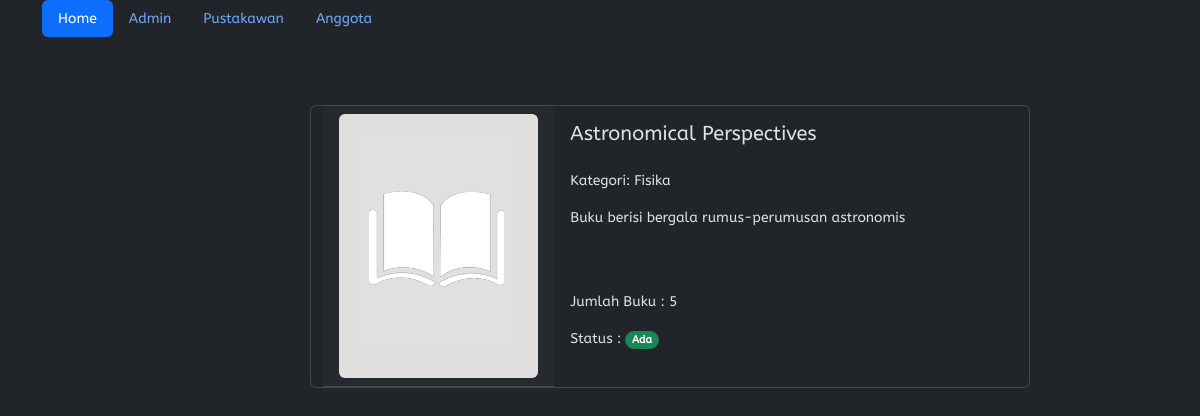
Screenshot of /php/buku/detailbuku.php?id=1 with the database file from the repository.
### tables this page shows
CREATE TABLE `t_buku` (
  `f_id` int(11) NOT NULL,
  `f_idkategori` int(11) DEFAULT NULL,
  `f_judul` varchar(200) DEFAULT NULL,
  `f_pengarang` varchar(200) DEFAULT NULL,
  `f_penerbit` varchar(200) DEFAULT NULL,
  `f_deskripsi` varchar(700) DEFAULT NULL
);

CREATE TABLE `t_kategori` (
  `f_id` int(11) NOT NULL,
  `f_kategori` varchar(200) DEFAULT NULL
);

### php/dbcontroller.php (called while the page is built, shortened)
<?php
class DBConnection {
	private $host = 'localhost';
	private $user = 'root';
	private $password = '';
	private $dbname = 'prausk_sukenmfauzan';
	public $conn;
	public function __construct() {
		$this->conn = mysqli_connect($this->host, $this->user, $this->password, $this->dbname);
	}
	public function getALL($sql)
	{
		$result = mysqli_query($this->conn, $sql);
		while ($row = mysqli_fetch_assoc($result)) {
			$data[] = $row;
		}
		if (!empty($data)) {
			return $data;
		}
	}
	public function rowCOUNT($sql)
	{
		$result = mysqli_query($this->conn, $sql);
		$count = mysqli_num_rows($result);
		return $count;
	}
}
?>

### php/buku/detailbuku.php (the view, shortened to what this page needs)
<?php
require_once '../dbcontroller.php';
$db = new DBConnection();
if(isset($_GET['id'])) {
	$idBukuURL = $_GET['id'];
}
$buku = $db->getALL("SELECT t_buku.f_id as idbuku, t_buku.f_deskripsi, t_buku.f_judul, t_kategori.f_kategori FROM t_buku, t_kategori WHERE t_buku.f_idkategori = t_kategori.f_id AND t_buku.f_id = $idBukuURL ORDER BY t_buku.f_id");
?>
<!DOCTYPE html>
<html lang="en">
<head>
	<link rel="stylesheet" href="../../assets/bootstrap-5.3.0/css/bootstrap.min.css">
	<link rel="stylesheet" href="../../style.css">
</head>
<body data-bs-theme="dark">
	<div class="container"
		<header class="d-flex justify-content-center py-3">
			<ul class="nav nav-pills">
				<li class="nav-item"><a href="../../index.php" class="nav-link active" aria-current="page">Home</a></li>
				<li class="nav-item"><a href="../../php/admin/login.php" class="nav-link">Admin</a></li>
				<li class="nav-item"><a href="../../php/pustakawan/login.php" class="nav-link">Pustakawan</a></li>
				<li class="nav-item"><a href="../../php/anggota/login.php" class="nav-link">Anggota</a></li>
			</ul>
	</div>
	<div class="list-buku">
		<div class="container-fluid">
			<div class="row">
				<?php
				foreach($buku as $data) :
					?>
					<div class="card mb-6 offset-md-3 mt-md-5" style="max-width: 720px;">
						<div class="row g-0">
							<div class="col-md-4">
								<div class="card-header"><img src="../../assets/img/default-book.png" class="card-img-top rounded" alt="..."></div>
							</div>
							<div class="col-md-8">
								<div class="card-body">
									<h6 class="card-title mb-3 fs-5"><?= $data['f_judul']; ?></h6>
									<p class="mb-3">Kategori: <?= $data['f_kategori']; ?></p>
									<p class="card-text mb-1"><?= $data['f_deskripsi']; ?></p>
									<p>Jumlah Buku :  <?php $stokBuku = $db->rowCOUNT("SELECT * FROM t_detailbuku WHERE f_status='tersedia' AND f_idbuku = " . $data['idbuku'] . ""); echo $stokBuku; ?></p>
									<p>Status :  <?php $stokBuku = $db->rowCOUNT("SELECT * FROM t_detailbuku WHERE f_status='tersedia' AND f_idbuku = " . $data['idbuku'] . ""); if($stokBuku < 1 ) {echo '<span class="badge rounded-pill text-bg-danger">Dipinjam</span>';} else {echo '<span class="badge rounded-pill text-bg-success">Ada</span>';} ?></p>
								</div>
							</div>
						</div>
					</div>
				<?php endforeach; ?>
			</div>
		</div>
	</div>
</body>
</html>

### style.css (style rules this page uses)
* { scroll-behavior: smooth; transition: all 0.5s ease; margin: 0; padding: 0; font-family: 'ABeeZee', sans-serif; }
body { font-size: 17px; max-width: 100%; height: 100%; color: #fff; }
p { font-size: 14px; }
::placeholder { color: black; }
.list-buku { position: relative; padding: 20px; box-sizing: border-box; }

### php/buku/detailbuku.php (style rules this page uses)
body { font-size: 14px; }
.card-title { overflow-y: scroll; height: 2rem; }
.card-text { overflow-y: scroll; height: 80px; }

### rows the page displays
t_buku: f_judul "Astronomical Perspectives", f_idkategori.f_kategori "Fisika", f_deskripsi "Buku berisi bergala rumus-perumusan astronomis", stokBuku "5"
